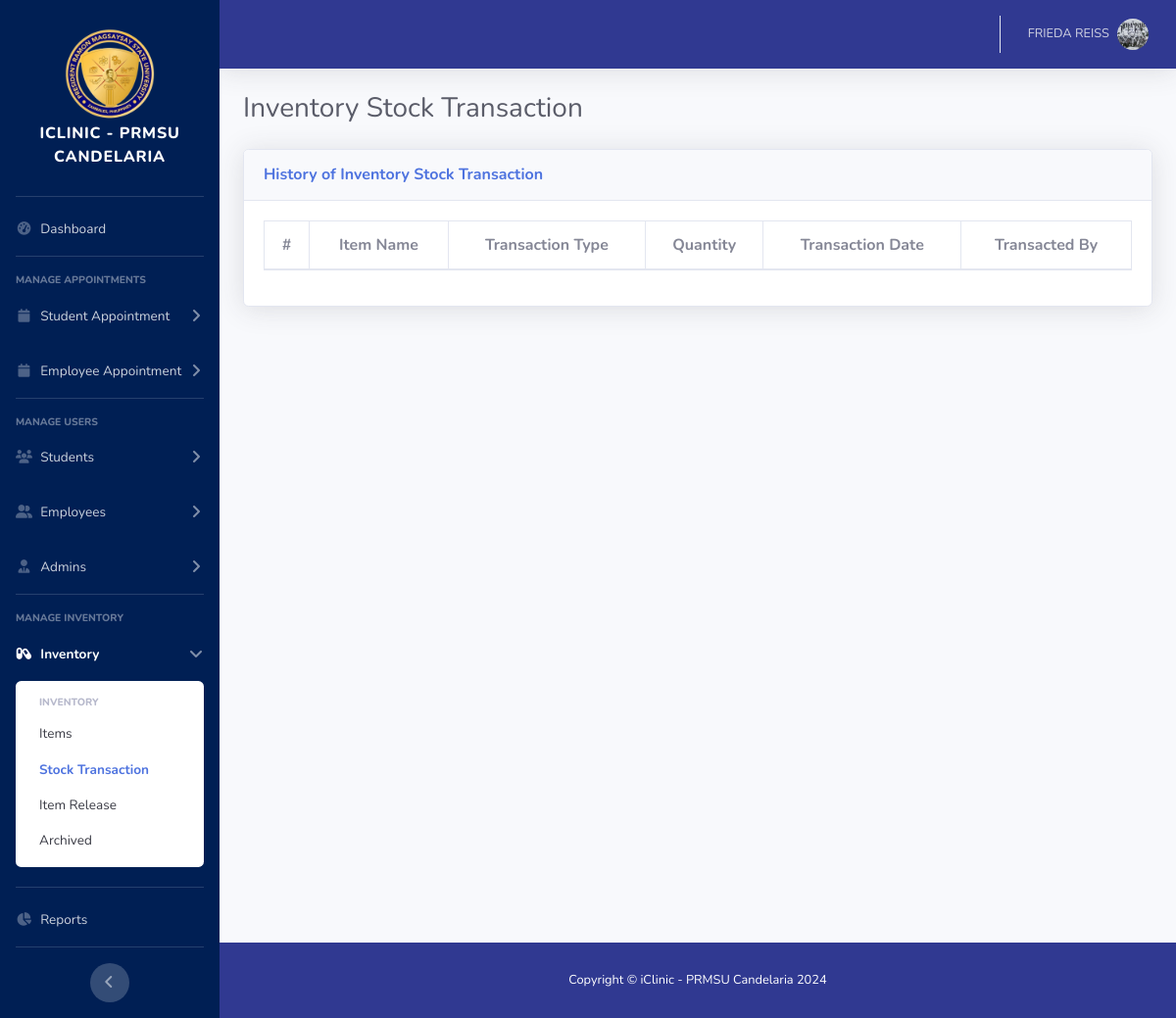
The page /admin/inventory-stock-transactions.php (signed in) on the database as committed earlier.
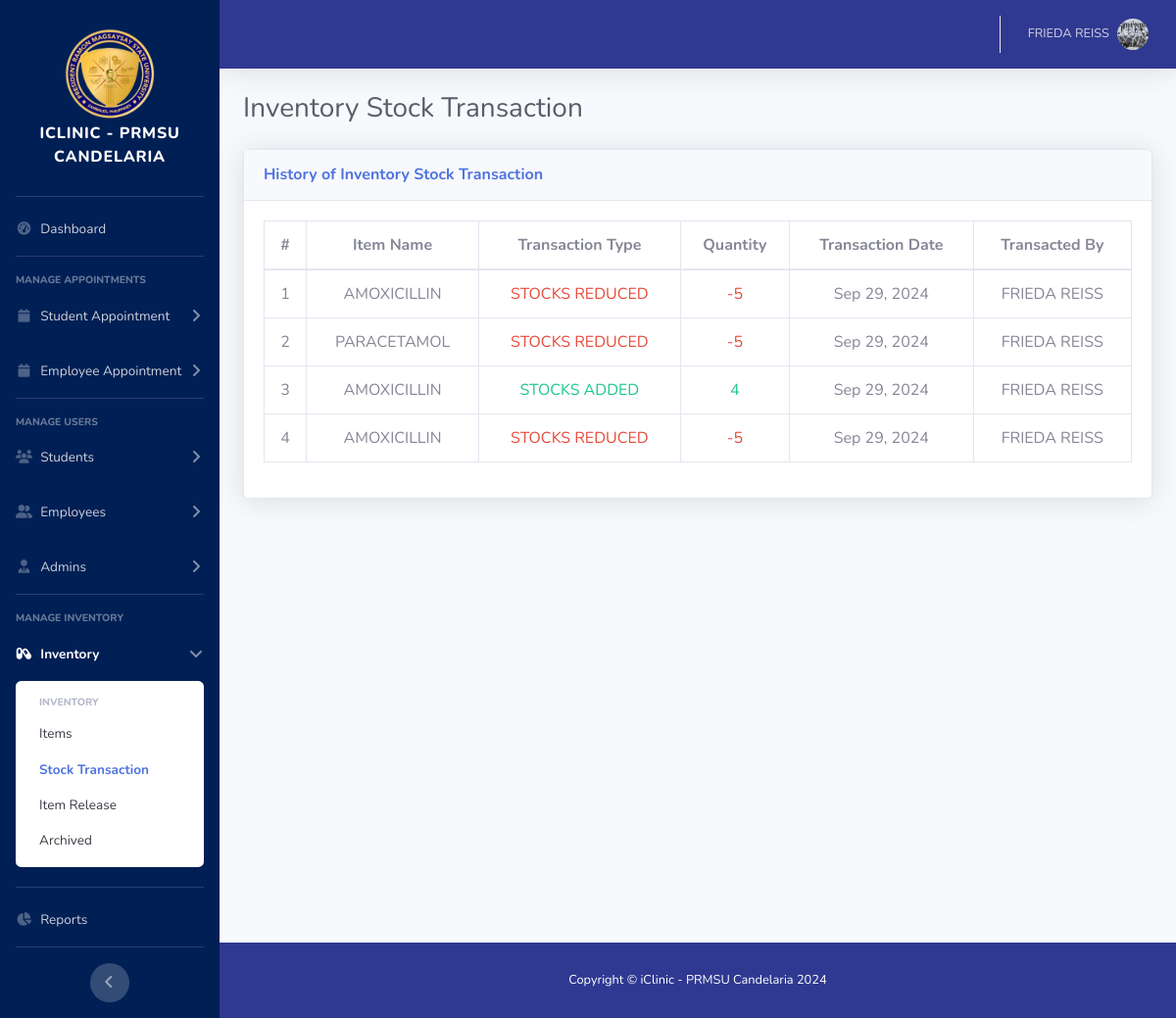
The same page on the database as committed later.
### tables this page shows
CREATE TABLE `stock_transaction_tbl` (
  `transaction_id` int(11) NOT NULL,
  `item_id` int(11) NOT NULL,
  `transaction_type` varchar(20) NOT NULL,
  `quantity` int(11) NOT NULL,
  `transaction_date` datetime NOT NULL,
  `transaction_by` int(11) NOT NULL,
  `remarks` varchar(255) DEFAULT NULL
);

CREATE TABLE `item_tbl` (
  `item_id` int(11) NOT NULL,
  `item_name` varchar(100) NOT NULL,
  `description` varchar(255) NOT NULL,
  `quantity_in_stock` int(11) NOT NULL,
  `unit` varchar(50) NOT NULL,
  `expiry_date` date NOT NULL,
  `added_by` int(11) NOT NULL,
  `deleted` tinyint(1) NOT NULL DEFAULT 0 COMMENT '1 = deleted, 0 = not deleted'
);

### admin/inventory-stock-transactions.php (the view, shortened to what this page needs)
<!DOCTYPE html>
<html lang="en">
<?php include './include/head.php'; ?>
<body id="page-top">
    <div id="wrapper">
        <?php include './include/sidebar.php'; ?>
        <div id="content-wrapper" class="d-flex flex-column">
            <div id="content">
                <?php include './include/topbar.php'; ?>
                <div class="container-fluid">
                    <div class="d-sm-flex align-items-center justify-content-between mb-4">
                        <h1 class="h3 mb-0 text-gray-800">Inventory Stock Transaction</h1>
                    </div>
                    <div class="row">
                        <div class="col-xl-12 col-lg-12">
                            <div class="card shadow mb-4">
								<div class="card-header py-3 d-flex flex-column flex-md-row">
								    <div class="col-12 col-md-6 d-flex align-items-center justify-content-start mx-0 px-0 mb-2 mb-md-0">
								        <h6 class="font-weight-bold text-primary mb-0">History of Inventory Stock Transaction</h6>
								    </div>
								    <div class="col-12 col-md-6 d-flex align-items-center justify-content-end mx-0 px-0">
								    </div>
								</div>
                                <div class="card-body">
                                    <div class="table-responsive">
                                        <table class="table table-bordered nowrap text-center" id="myTable" width="100%" cellspacing="0">
                                            <thead class="">
                                                <tr>
                                                    <th scope="col">#</th>
                                                    <th scope="col">Item Name</th>
                                                    <th scope="col">Transaction Type</th>
                                                    <th scope="col">Quantity</th>
                                                    <th scope="col">Transaction Date</th>
                                                    <th scope="col">Transacted By</th>
                                                </tr>
                                            </thead>
                                            <tbody>
                                            <?php
                                                require '../db/dbconn.php';
                                                $display_appointments = "
                                                					SELECT it.item_name, stt.transaction_type, stt.quantity, stt.transaction_date, CONCAT(adt.first_name, ' ', adt.last_name) as transactioner_name
                                                                    FROM `stock_transaction_tbl` stt
                                                                    INNER JOIN `item_tbl` it ON it.item_id = stt.item_id
                                                                    INNER JOIN `user_tbl` ut ON ut.user_id = stt.transaction_by
                                                                    INNER JOIN `admin_tbl` adt ON adt.user_id = ut.user_id
                                                					";
                                                $sqlQuery = mysqli_query($con, $display_appointments) or die(mysqli_error($con));
                                                $counter = 1;
                                                while($row = mysqli_fetch_array($sqlQuery)){
                                                    $item_name = $row['item_name'];
                                                    $transaction_type = $row['transaction_type'];
                                                    $quantity = $row['quantity'];
                                                    $transaction_date = $row['transaction_date'];
                                                    $transactioner_name = $row['transactioner_name'];
                                                    $formatted_date = date('M d, Y', strtotime($transaction_date));
                                            ?>
                                        <tr>
                                            <td class=""><?php echo $counter; ?></td>
                                            <td class=""><?php echo $item_name; ?></td>
                                            <td class="<?php echo ($quantity > 0) ? 'text-success' : 'text-danger'; ?>"><?php echo $transaction_type; ?></td>
                                            <td class="<?php echo ($quantity > 0) ? 'text-success' : 'text-danger'; ?>">
                                                <?php echo $quantity; ?>
                                            </td>
                                            <td class=""><?php echo $formatted_date; ?></td>
                                            <td class=""><?php echo $transactioner_name; ?></td>
                                        </tr>
                                        <?php
                                            $counter++;
                                        }
                                        ?>
                                        </tbody>
                                        </table>
                                    </div>
                                </div>
                            </div>
                        </div>
                    </div>
                </div>
            </div>
            <?php include './include/footer.php'; ?>
        </div>
    </div>
</body>
</html>

### admin/include/head.php (shortened to what this page needs)
<head>
    <link href="../vendor/fontawesome-free/css/all.min.css" rel="stylesheet" type="text/css">
    <link href="../css/sb-admin-2.min.css" rel="stylesheet">
    <link rel="stylesheet" href="https://cdn.datatables.net/1.10.18/css/dataTables.bootstrap4.min.css">
    <link rel="stylesheet" href="https://cdn.jsdelivr.net/npm/sweetalert2@11.10.5/dist/sweetalert2.min.css">
    <link rel="stylesheet" href="https://cdnjs.cloudflare.com/ajax/libs/lightbox2/2.11.4/css/lightbox.min.css" />
</head>

### admin/include/sidebar.php (shortened to what this page needs)
<ul class="navbar-nav sidebar sidebar-dark accordion text-white" id="accordionSidebar" style="background-color: #001f54;">
    <li class="text-center">
        <a class="sidebar-brand align-items-center justify-content-center" href="index.php">
            <div class="sidebar-brand-icon">
                <img src="../img/prmsu_cande.png" alt="" style="width: 100px; height: auto;">
            </div>
            <div class="">
                <div class="sidebar-brand-text mt-2">iClinic - PRMSU Candelaria</div>
            </div>
        </a>
    </li>
    <hr class="sidebar-divider my-1">
    <li class="nav-item">
        <a class="nav-link" href="index.php">
            <i class="fas fa-fw fa-tachometer-alt"></i>
            <span>Dashboard</span></a>
    </li>
    <hr class="sidebar-divider">
    <div class="sidebar-heading">
        Manage Appointments
    </div>
    <li class="nav-item">
        <a class="nav-link collapsed" href="#" data-toggle="collapse" data-target="#appointmentCollapse"
            aria-expanded="true" aria-controls="appointmentCollapse">
            <i class="fas fa-fw fa-calendar"></i>
            <span>Student Appointment</span>
        </a>
    </li>
    <li class="nav-item">
        <a class="nav-link collapsed" href="#" data-toggle="collapse" data-target="#appointmentCollapseEmployee"
            aria-expanded="true" aria-controls="appointmentCollapse">
            <i class="fas fa-fw fa-calendar"></i>
            <span>Employee Appointment</span>
        </a>
    </li>
    <hr class="sidebar-divider d-none d-md-block">
    <div class="sidebar-heading">
        Manage Users
    </div>
    <li class="nav-item">
        <a class="nav-link collapsed" href="#" data-toggle="collapse" data-target="#studentCollapse"
            aria-expanded="true" aria-controls="studentCollapse">
            <i class="fas fa-fw fa-users"></i>
            <span>Students</span>
        </a>
    </li>
    <li class="nav-item">
        <a class="nav-link collapsed" href="#" data-toggle="collapse" data-target="#employeeCollapse"
            aria-expanded="true" aria-controls="employeeCollapse">
            <i class="fas fa-fw fa-user-group"></i>
            <span>Employees</span>
        </a>
    </li>
    <li class="nav-item">
        <a class="nav-link collapsed" href="#" data-toggle="collapse" data-target="#adminCollapse"
            aria-expanded="true" aria-controls="adminCollapse">
            <i class="fas fa-fw fa-user-tie"></i>
            <span>Admins</span>
        </a>
    </li>
    <hr class="sidebar-divider d-none d-md-block">
    <div class="sidebar-heading">
        Manage Inventory
    </div>
    <li class="nav-item">
        <a class="nav-link collapsed" href="#" data-toggle="collapse" data-target="#inventoryCollapse"
            aria-expanded="true" aria-controls="inventoryCollapse">
            <i class="fas fa-fw fa-capsules"></i>
            <span>Inventory</span>
        </a>
        <div id="inventoryCollapse" class="collapse" aria-labelledby=""
            data-parent="#accordionSidebar">
            <div class="bg-white py-2 collapse-inner rounded">
                <h6 class="collapse-header">Inventory</h6>
                <a class="collapse-item" href="inventory-items.php">Items</a>
                <a class="collapse-item" href="inventory-stock-transactions.php">Stock Transaction</a>
                <a class="collapse-item" href="inventory-item-release.php">Item Release</a>
                <a class="collapse-item" href="">Archived</a>
            </div>
        </div>
    </li>
    <hr class="sidebar-divider d-none d-md-block my-1">
    <li class="nav-item">
        <a class="nav-link" href="reports.php">
            <i class="fas fa-fw fa-chart-pie"></i>
            <span>Reports</span></a>
    </li>
    <hr class="sidebar-divider">
    <div class="text-center d-none d-md-inline">
        <button class="rounded-circle border-0" id="sidebarToggle"></button>
    </div>
</ul>

### admin/include/topbar.php (shortened to what this page needs)
<nav class="navbar navbar-expand navbar-light topbar mb-4 static-top shadow text-white" style="background-color: #303991;">
    <ul class="navbar-nav ml-auto">
        <li class="nav-item dropdown no-arrow">
            <a class="nav-link dropdown-toggle" href="#" id="userDropdown" role="button"
                data-toggle="dropdown" aria-haspopup="true" aria-expanded="false">
                <span class="mr-2 d-none d-lg-inline small">
                    <?php
                        if (isset($_SESSION['fullname'])) {
                            echo $_SESSION['fullname'];
                        }else{
                            echo "Guest User";
                        }
                    ?>
                </span>
                <?php
                    if (isset($_SESSION['profile']) && $_SESSION['profile']!="") {
                        $profile_pic = $_SESSION['profile'];
                    }else{
                        $profile_pic = "prmsu_cande.png";
                    }
                ?>
                <img class="img-profile rounded-circle"
                    src="../img/profiles/<?php echo $profile_pic; ?>">
            </a>
        </li>
    </ul>
</nav>

### admin/include/footer.php
<footer class="sticky-footer text-white" style="background-color: #303991;">
    <div class="container my-auto">
        <div class="copyright text-center my-auto">
            <span>Copyright &copy; iClinic - PRMSU Candelaria 2024</span>
        </div>
    </div>
</footer>

Rows that differ between the two databases and show on the page:
added stock_transaction_tbl: item.item_name "AMOXICILLIN", transaction_type "STOCKS REDUCED", quantity "-5", transaction_date "Sep 29, 2024", transactioner_name "FRIEDA REISS"
added stock_transaction_tbl: item.item_name "PARACETAMOL", transaction_type "STOCKS REDUCED", quantity "-5", transaction_date "Sep 29, 2024", transactioner_name "FRIEDA REISS"
added stock_transaction_tbl: item.item_name "AMOXICILLIN", transaction_type "STOCKS ADDED", quantity "4", transaction_date "Sep 29, 2024", transactioner_name "FRIEDA REISS"
added stock_transaction_tbl: item.item_name "AMOXICILLIN", transaction_type "STOCKS REDUCED", quantity "-5", transaction_date "Sep 29, 2024", transactioner_name "FRIEDA REISS"
